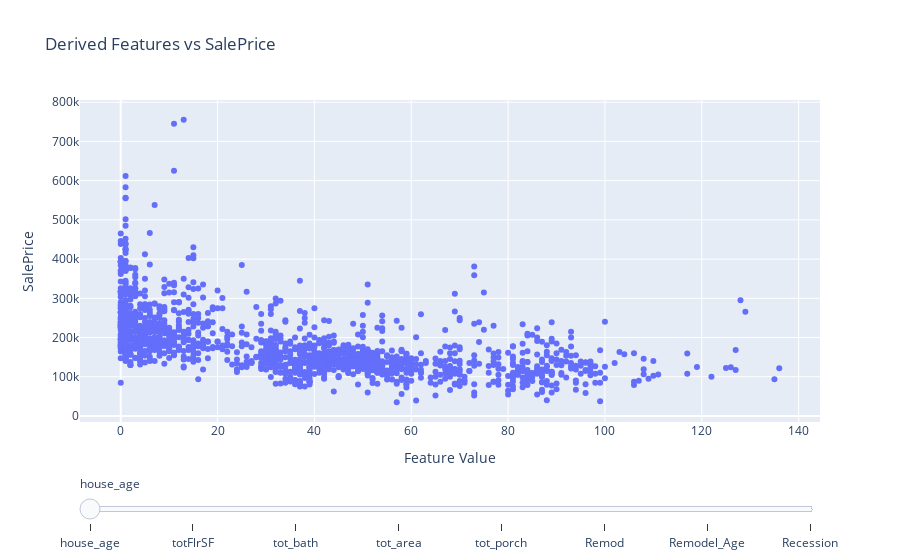

Write notebook code for a chart like this one.
### Code cell
import matplotlib.pyplot as plt
import seaborn as sns
import plotly.express as px
import plotly.graph_objects as go

# Assuming df is your dataframe
# Step 1: Sort out numeric features
numeric_features = train_df.select_dtypes(include=['int64', 'float64'])

# Step 2: Exclude 'SalePrice' and 'Id'
numeric_features_excluded = numeric_features.drop(columns=['SalePrice', 'Id'], errors='ignore')

# Add derived variables to the list of features to check
derived_variables = ['house_age', 'totFlrSF', 'tot_bath', 'tot_area', 'tot_porch', 'Remod', 'Remodel_Age','Recession',
                    ]

# Step 3: Create an empty figure
fig = go.Figure()

# Step 4: Add a scatter plot for each derived feature and make them invisible initially
for feature in derived_variables:
    fig.add_trace(go.Scatter(x=train_df[feature], y=train_df['SalePrice'], mode='markers', name=feature, visible=False))

# Step 5: Make the first derived feature visible
fig.data[0].visible = True

# Step 6: Create slider steps for derived features
slider_steps = [
    {'label': feature, 'method': 'update', 'args': [{'visible': [i == j for j in range(len(fig.data))]}, {'title': f'Derived Features: {feature} vs SalePrice', 'xaxis': {'title': feature}}]}
    for i, feature in enumerate(derived_variables)
]


# Step 8: Add slider and dropdown to the figure
fig.update_layout(
    sliders=[{
        'active': 0,
        'pad': {"t": 50},
        'steps': slider_steps
    }],
    title='Derived Features vs SalePrice',
    xaxis_title='Feature Value',  # This will be updated dynamically
    yaxis_title='SalePrice'
)

fig.show()

### Figure 1 — Plotly figure (JSON) as saved in the notebook; plotly's stock layout.template omitted (floating-point values rounded to 4 significant figures; data arrays with more than 128 entries replaced by an {"elided": "..."} marker saying what was removed)
{"data": [{"mode": "markers", "name": "house_age", "type": "scatter", "visible": true, "x": {"elided": "1444 int values"}, "y": {"elided": "1444 int values"}}, {"mode": "markers", "name": "totFlrSF", "type": "scatter", "visible": false, "x": {"elided": "1444 int values"}, "y": {"elided": "1444 int values"}}, {"mode": "markers", "name": "tot_bath", "type": "scatter", "visible": false, "x": {"elided": "1444 int values"}, "y": {"elided": "1444 int values"}}, {"mode": "markers", "name": "tot_area", "type": "scatter", "visible": false, "x": {"elided": "1444 int values"}, "y": {"elided": "1444 int values"}}, {"mode": "markers", "name": "tot_porch", "type": "scatter", "visible": false, "x": {"elided": "1444 int values"}, "y": {"elided": "1444 int values"}}, {"mode": "markers", "name": "Remod", "type": "scatter", "visible": false, "x": {"elided": "1444 int values"}, "y": {"elided": "1444 int values"}}, {"mode": "markers", "name": "Remodel_Age", "type": "scatter", "visible": false, "x": {"elided": "1444 int values"}, "y": {"elided": "1444 int values"}}, {"mode": "markers", "name": "Recession", "type": "scatter", "visible": false, "x": {"elided": "1444 int values"}, "y": {"elided": "1444 int values"}}], "layout": {"sliders": [{"active": 0, "pad": {"t": 50}, "steps": [{"args": [{"visible": [true, false, false, false, false, false, false, false]}, {"title": "Derived Features: house_age vs SalePrice", "xaxis": {"title": "house_age"}}], "label": "house_age", "method": "update"}, {"args": [{"visible": [false, true, false, false, false, false, false, false]}, {"title": "Derived Features: totFlrSF vs SalePrice", "xaxis": {"title": "totFlrSF"}}], "label": "totFlrSF", "method": "update"}, {"args": [{"visible": [false, false, true, false, false, false, false, false]}, {"title": "Derived Features: tot_bath vs SalePrice", "xaxis": {"title": "tot_bath"}}], "label": "tot_bath", "method": "update"}, {"args": [{"visible": [false, false, false, true, false, false, false, false]}, {"title": "Derived Features: tot_area vs SalePrice", "xaxis": {"title": "tot_area"}}], "label": "tot_area", "method": "update"}, {"args": [{"visible": [false, false, false, false, true, false, false, false]}, {"title": "Derived Features: tot_porch vs SalePrice", "xaxis": {"title": "tot_porch"}}], "label": "tot_porch", "method": "update"}, {"args": [{"visible": [false, false, false, false, false, true, false, false]}, {"title": "Derived Features: Remod vs SalePrice", "xaxis": {"title": "Remod"}}], "label": "Remod", "method": "update"}, {"args": [{"visible": [false, false, false, false, false, false, true, false]}, {"title": "Derived Features: Remodel_Age vs SalePrice", "xaxis": {"title": "Remodel_Age"}}], "label": "Remodel_Age", "method": "update"}, {"args": [{"visible": [false, false, false, false, false, false, false, true]}, {"title": "Derived Features: Recession vs SalePrice", "xaxis": {"title": "Recession"}}], "label": "Recession", "method": "update"}]}], "title": {"text": "Derived Features vs SalePrice"}, "xaxis": {"title": {"text": "Feature Value"}}, "yaxis": {"title": {"text": "SalePrice"}}}}
